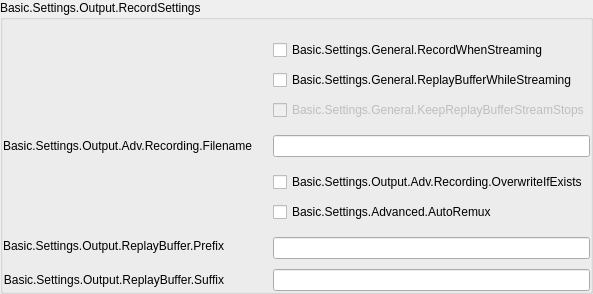
                  <widget class="QGroupBox" name="groupBox_6">
                   <property name="title">
                    <string>Basic.Settings.Output.RecordSettings</string>
                   </property>
                   <property name="uistep" stdset="0">
                    <string notr="true">Recording Settings</string>
                   </property>
                   <layout class="QFormLayout" name="formLayout_17">
                    <property name="fieldGrowthPolicy">
                     <enum>QFormLayout::AllNonFixedFieldsGrow</enum>
                    </property>
                    <property name="labelAlignment">
                     <set>Qt::AlignLeading|Qt::AlignLeft|Qt::AlignVCenter</set>
                    </property>
                    <property name="formAlignment">
                     <set>Qt::AlignLeading|Qt::AlignLeft|Qt::AlignVCenter</set>
                    </property>
                    <property name="horizontalSpacing">
                     <number>20</number>
                    </property>
                    <property name="verticalSpacing">
                     <number>10</number>
                    </property>
                    <property name="leftMargin">
                     <number>0</number>
                    </property>
                    <property name="topMargin">
                     <number>20</number>
                    </property>
                    <property name="rightMargin">
                     <number>0</number>
                    </property>
                    <property name="bottomMargin">
                     <number>0</number>
                    </property>
                    <item row="3" column="0">
                     <widget class="QLabel" name="label_7">
                      <property name="sizePolicy">
                       <sizepolicy hsizetype="Preferred" vsizetype="Expanding">
                        <horstretch>0</horstretch>
                        <verstretch>0</verstretch>
                       </sizepolicy>
                      </property>
                      <property name="text">
                       <string>Basic.Settings.Output.Adv.Recording.Filename</string>
                      </property>
                      <property name="wordWrap">
                       <bool>true</bool>
                      </property>
                      <property name="buddy">
                       <cstring>filenameFormatting</cstring>
                      </property>
                      <property name="useFor" stdset="0">
                       <string notr="true">FormLabelRole</string>
                      </property>
                     </widget>
                    </item>
                    <item row="4" column="1">
                     <widget class="QCheckBox" name="overwriteIfExists">
                      <property name="text">
                       <string>Basic.Settings.Output.Adv.Recording.OverwriteIfExists</string>
                      </property>
                      <property name="uistep" stdset="0">
                       <string notr="true">Overwrite if file exists</string>
                      </property>
                     </widget>
                    </item>
                    <item row="6" column="0">
                     <widget class="QLabel" name="label_57">
                      <property name="sizePolicy">
                       <sizepolicy hsizetype="Preferred" vsizetype="Expanding">
                        <horstretch>0</horstretch>
                        <verstretch>0</verstretch>
                       </sizepolicy>
                      </property>
                      <property name="text">
                       <string>Basic.Settings.Output.ReplayBuffer.Prefix</string>
                      </property>
                      <property name="wordWrap">
                       <bool>true</bool>
                      </property>
                      <property name="buddy">
                       <cstring>simpleRBPrefix</cstring>
                      </property>
                      <property name="useFor" stdset="0">
                       <string notr="true">FormLabelRole</string>
                      </property>
                     </widget>
                    </item>
                    <item row="5" column="1">
                     <widget class="QCheckBox" name="autoRemux">
                      <property name="text">
                       <string>Basic.Settings.Advanced.AutoRemux</string>
                      </property>
                      <property name="uistep" stdset="0">
                       <string notr="true">Auto remux to mp4</string>
                      </property>
                     </widget>
                    </item>
                    <item row="6" column="1">
                     <layout class="QVBoxLayout" name="verticalLayout_32">
                      <property name="spacing">
                       <number>0</number>
                      </property>
                      <property name="leftMargin">
                       <number>0</number>
                      </property>
                      <property name="topMargin">
                       <number>5</number>
                      </property>
                      <property name="rightMargin">
                       <number>0</number>
                      </property>
                      <property name="bottomMargin">
                       <number>0</number>
                      </property>
                      <item>
                       <widget class="QLineEdit" name="simpleRBPrefix">
                        <property name="maxLength">
                         <number>30</number>
                        </property>
                       </widget>
                      </item>
                     </layout>
                    </item>
                    <item row="0" column="1">
                     <widget class="QCheckBox" name="recordWhenStreaming">
                      <property name="text">
                       <string>Basic.Settings.General.RecordWhenStreaming</string>
                      </property>
                      <property name="uistep" stdset="0">
                       <string notr="true">Auto record when streaming</string>
                      </property>
                     </widget>
                    </item>
                    <item row="1" column="1">
                     <widget class="QCheckBox" name="replayWhileStreaming">
                      <property name="text">
                       <string>Basic.Settings.General.ReplayBufferWhileStreaming</string>
                      </property>
                     </widget>
                    </item>
                    <item row="2" column="1">
                     <widget class="QCheckBox" name="keepReplayStreamStops">
                      <property name="enabled">
                       <bool>false</bool>
                      </property>
                      <property name="text">
                       <string>Basic.Settings.General.KeepReplayBufferStreamStops</string>
                      </property>
                     </widget>
                    </item>
                    <item row="3" column="1">
                     <layout class="QVBoxLayout" name="verticalLayout_31">
                      <property name="spacing">
                       <number>0</number>
                      </property>
                      <property name="leftMargin">
                       <number>0</number>
                      </property>
                      <property name="topMargin">
                       <number>5</number>
                      </property>
                      <property name="bottomMargin">
                       <number>5</number>
                      </property>
                      <item>
                       <widget class="QLineEdit" name="filenameFormatting"/>
                      </item>
                     </layout>
                    </item>
                    <item row="7" column="0">
                     <widget class="QLabel" name="label_58">
                      <property name="sizePolicy">
                       <sizepolicy hsizetype="Preferred" vsizetype="Expanding">
                        <horstretch>0</horstretch>
                        <verstretch>0</verstretch>
                       </sizepolicy>
                      </property>
                      <property name="text">
                       <string>Basic.Settings.Output.ReplayBuffer.Suffix</string>
                      </property>
                      <property name="alignment">
                       <set>Qt::AlignRight|Qt::AlignTrailing|Qt::AlignVCenter</set>
                      </property>
                      <property name="buddy">
                       <cstring>simpleRBSuffix</cstring>
                      </property>
                      <property name="useFor" stdset="0">
                       <string notr="true">FormLabelRole</string>
                      </property>
                     </widget>
                    </item>
                    <item row="7" column="1">
                     <widget class="QLineEdit" name="simpleRBSuffix">
                      <property name="maxLength">
                       <number>30</number>
                      </property>
                     </widget>
                    </item>
                   </layout>
                  </widget>
